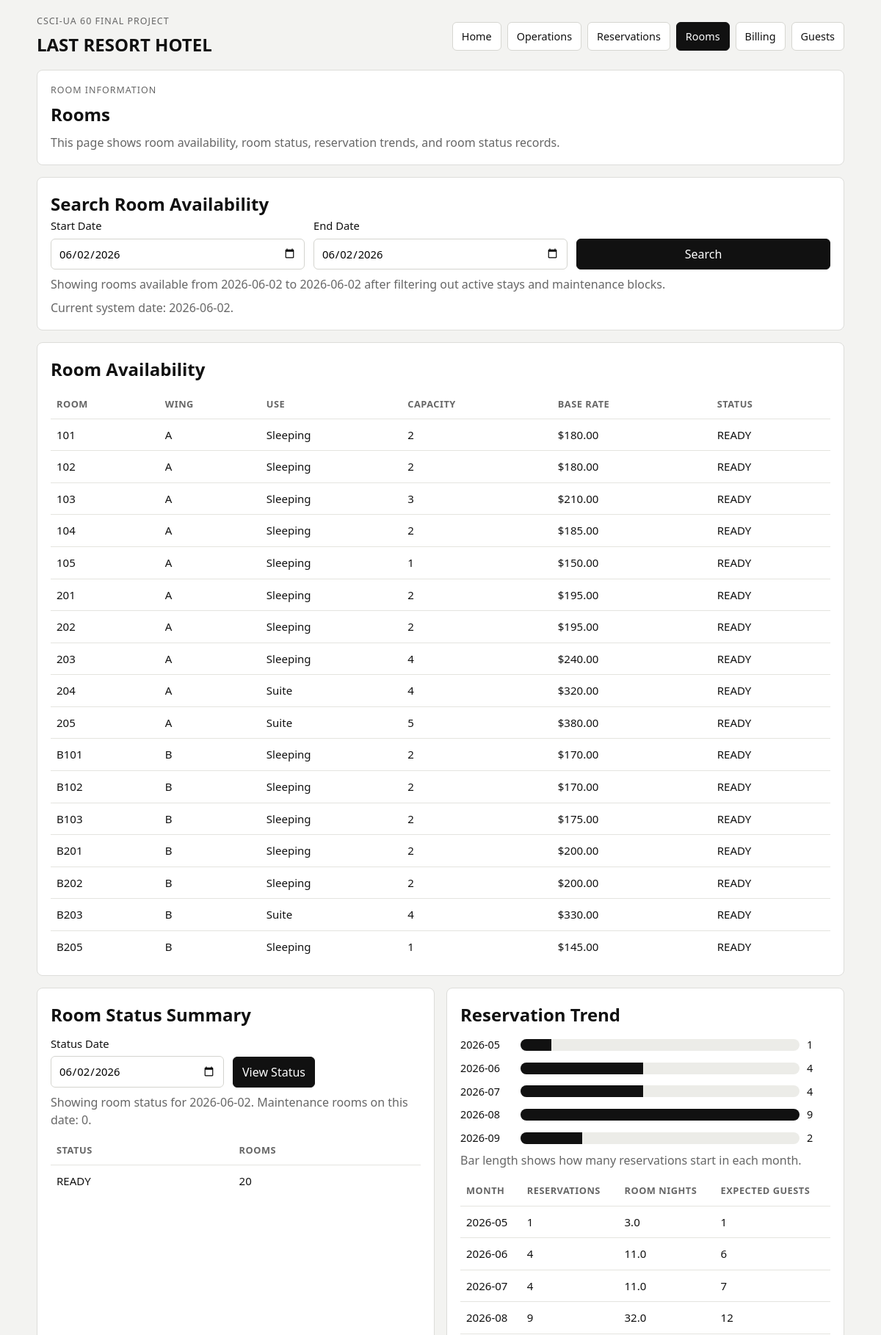
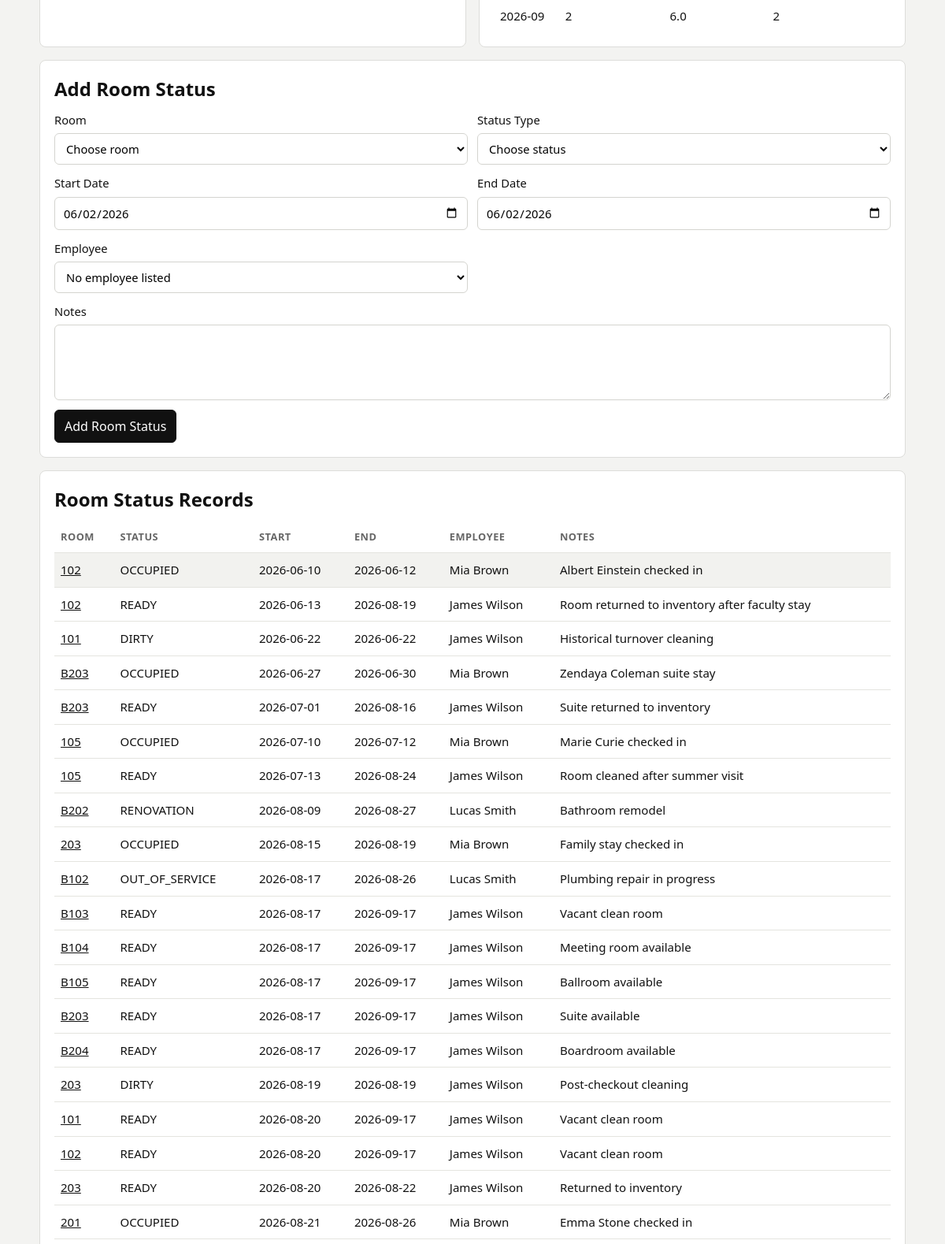
Screenshot of /rooms (upper part) with the database file from the repository (2 pictures, top to bottom).
### tables this page shows
CREATE TABLE room_capability (
    roomId INTEGER NOT NULL,
    capabilityTypeId INTEGER NOT NULL,
    capacity INTEGER NOT NULL CHECK (capacity > 0),
    baseRate DECIMAL(10, 2) NOT NULL CHECK (baseRate >= 0),
    isAssignable INTEGER NOT NULL DEFAULT 1 CHECK (isAssignable IN (0, 1)),
    PRIMARY KEY (roomId, capabilityTypeId),
    FOREIGN KEY (roomId) REFERENCES room(roomId),
    FOREIGN KEY (capabilityTypeId) REFERENCES capability_type(capabilityTypeId)
);

CREATE TABLE room (
    roomId INTEGER PRIMARY KEY,
    levelId INTEGER NOT NULL,
    roomNum TEXT NOT NULL,
    isSmokingOverride INTEGER DEFAULT NULL CHECK (isSmokingOverride IN (0, 1)),
    FOREIGN KEY (levelId) REFERENCES level(levelId),
    UNIQUE (levelId, roomNum)
);

CREATE TABLE wing (
    wingId INTEGER PRIMARY KEY,
    buildingId INTEGER NOT NULL,
    wingCode TEXT NOT NULL,
    wingOrder INTEGER NOT NULL,
    nearIndoorPool INTEGER NOT NULL DEFAULT 0 CHECK (nearIndoorPool IN (0, 1)),
    nearOutdoorPool INTEGER NOT NULL DEFAULT 0 CHECK (nearOutdoorPool IN (0, 1)),
    nearParking INTEGER NOT NULL DEFAULT 0 CHECK (nearParking IN (0, 1)),
    handicapAccess INTEGER NOT NULL DEFAULT 0 CHECK (handicapAccess IN (0, 1)),
    FOREIGN KEY (buildingId) REFERENCES building(buildingId),
    UNIQUE (buildingId, wingCode),
    UNIQUE (buildingId, wingOrder)
);

CREATE TABLE room_status (
    statusId INTEGER PRIMARY KEY,
    roomId INTEGER NOT NULL,
        statusType TEXT NOT NULL CHECK (
            statusType IN (
            'OCCUPIED',
            'DIRTY',
            'READY',
            'RENOVATION',
            'RECONSTRUCTION',
            'OUT_OF_SERVICE'
        )
    ),
    startTime DATE NOT NULL,
    endTime DATE NOT NULL,
    employeeId INTEGER,
    notes TEXT,
    FOREIGN KEY (roomId) REFERENCES room(roomId),
    CHECK (endTime >= startTime)
);

### app.py (the view)
@app.route("/rooms", methods=["GET"])
def rooms_page():
    current_date = get_current_date()
    requested_status_id = request.args.get("statusId", type=int)
    page_message, page_message_type = get_page_notice()
    start_date = request.args.get("start", current_date).strip() or current_date
    end_date = request.args.get("end", current_date).strip() or current_date
    status_value = request.args.get("status")
    status_date = status_value.strip() if status_value else current_date
    if not status_date:
        status_date = current_date
    if start_date > end_date:
        start_date, end_date = end_date, start_date
    conn = get_db_connection()
    available_rooms, room_status_summary, reservation_trends, maintenance_count = load_room_page_data(
        conn,
        start_date,
        end_date,
        status_date,
    )
    room_status_records = load_room_status_records(conn)
    room_options = load_room_options(conn)
    employee_options = load_employee_options(conn)
    conn.close()
    selected_status_id = choose_selected_id(room_status_records, requested_status_id, "statusId")
    selected_room_status = next(
        (row for row in room_status_records if row["statusId"] == selected_status_id),
        None,
    )
    return render_template(
        "rooms.html",
        availableRooms=available_rooms,
        roomStatusSummary=room_status_summary,
        reservationTrends=reservation_trends,
        roomStatusRecords=room_status_records,
        selectedRoomStatus=selected_room_status,
        selectedStatusId=selected_status_id,
        roomOptions=room_options,
        employeeOptions=employee_options,
        roomStatusTypes=ROOM_STATUS_TYPES,
        maintenanceCount=maintenance_count,
        startDate=start_date,
        endDate=end_date,
        statusDate=status_date,
        snapshotDate=current_date,
        currentDateInput=current_date,
        pageMessage=page_message,
        pageMessageType=page_message_type,
        pageTitle="Room Information",
    )

### app.py (called while the page is built)
def get_current_date():
    return date.today().isoformat()

def get_db_connection():
    conn = sqlite3.connect(DATABASE)
    conn.execute("PRAGMA foreign_keys = ON")
    conn.row_factory = sqlite3.Row
    return conn

def clean_text(value):
    if value is None:
        return ""
    return value.strip()

def format_date_input(value):
    if not value:
        return ""
    return value[:10]

def get_page_notice():
    return clean_text(request.args.get("message")), clean_text(request.args.get("messageType")) or "success"

def choose_selected_id(rows, requested_id, key_name):
    if not rows:
        return None
    valid_ids = {row[key_name] for row in rows}
    if requested_id in valid_ids:
        return requested_id
    return rows[0][key_name]

def format_person_name(first_name, last_name):
    if first_name and last_name:
        return f"{first_name} {last_name}"
    return None

def normalize_room_status(status_type):
    if status_type == "AVAILABLE":
        return "READY"
    return status_type

def load_room_status_date_range(conn):
    row = conn.execute(
        """
        SELECT
            MIN(startTime) AS firstStatusDate,
            MAX(endTime) AS lastStatusDate
        FROM room_status
        """
    ).fetchone()
    if row is None:
        return None, None
    return row["firstStatusDate"], row["lastStatusDate"]

def load_room_options(conn):
    room_rows = conn.execute(
        """
        SELECT roomId, roomNum
        FROM room
        ORDER BY roomNum
        """
    ).fetchall()
    room_options = []
    for row in room_rows:
        room_options.append(
            {
                "roomId": row["roomId"],
                "roomNum": row["roomNum"],
            }
        )
    return room_options

def load_employee_options(conn):
    employee_rows = conn.execute(
        """
        SELECT
            e.employeeId,
            p.firstName || ' ' || p.lastName AS employeeName,
            e.jobTitle
        FROM employee e
        JOIN person p ON p.personId = e.personId
        ORDER BY employeeName
        """
    ).fetchall()
    employee_options = []
    for row in employee_rows:
        employee_options.append(
            {
                "employeeId": row["employeeId"],
                "label": f"{row['employeeName']} ({row['jobTitle']})",
            }
        )
    return employee_options

### templates/rooms.html (shortened to what this page needs)
{% extends 'base.html' %}
{% block container %}
<section class="pageHeader">
  <p class="sectionTag">Room Information</p>
  <h1>Rooms</h1>
  <p>This page shows room availability, room status, reservation trends, and room status records.</p>
</section>
<section class="dataCard">
  <h3>Search Room Availability</h3>
  <form class="reservationForm availabilityForm" method="GET" action="{{ url_for('rooms_page') }}">
    <label>
      Start Date
      <input type="date" name="start" value="{{ startDate }}">
    </label>
    <label>
      End Date
      <input type="date" name="end" value="{{ endDate }}">
    </label>
    <button type="submit">Search</button>
  </form>
  <p class="searchNote">Showing rooms available from {{ startDate }} to {{ endDate }} after filtering out active stays and maintenance blocks.</p>
  <p class="searchNote">Current system date: {{ snapshotDate }}.</p>
</section>
<section class="dataCard">
  <h3>Room Availability</h3>
  <table class="minimalTable">
    <thead>
      <tr>
        <th>Room</th>
        <th>Wing</th>
        <th>Use</th>
        <th>Capacity</th>
        <th>Base Rate</th>
        <th>Status</th>
      </tr>
    </thead>
    <tbody>
      {% for room in availableRooms %}
        <tr>
          <td>{{ room.roomNum }}</td>
          <td>{{ room.wingCode }}</td>
          <td>{{ room.roomUse }}</td>
          <td>{{ room.capacity }}</td>
          <td>${{ '%.2f'|format(room.baseRate) }}</td>
          <td>{{ room.currentStatus }}</td>
        </tr>
      {% else %}
        <tr>
          <td colspan="6">No rooms are available in the selected date range.</td>
        </tr>
      {% endfor %}
    </tbody>
  </table>
</section>
<div class="dashboardGrid">
  <section class="dataCard">
    <h3>Room Status Summary</h3>
    <form class="searchForm statusForm" method="GET" action="{{ url_for('rooms_page') }}">
      <label>
        Status Date
        <input type="date" name="status" value="{{ statusDate }}">
      </label>
      <button type="submit">View Status</button>
    </form>
    <p class="searchNote">Showing room status for {{ statusDate }}. Maintenance rooms on this date: {{ maintenanceCount }}.</p>
    <table class="minimalTable">
      <thead>
        <tr>
          <th>Status</th>
          <th>Rooms</th>
        </tr>
      </thead>
      <tbody>
        {% for row in roomStatusSummary %}
          <tr>
            <td>{{ row.statusType }}</td>
            <td>{{ row.roomCount }}</td>
          </tr>
        {% else %}
          <tr>
            <td colspan="2">No room status information is available.</td>
          </tr>
        {% endfor %}
      </tbody>
    </table>
  </section>
  <section class="dataCard">
    <h3>Reservation Trend</h3>
    <div class="trendChart">
      {% for row in reservationTrends %}
        <div class="trendRow">
          <span class="trendMonth">{{ row.stayMonth }}</span>
          <div class="trendBar">
            <div class="trendBarFill" style="width: {{ row.barWidth }}%;"></div>
          </div>
          <span class="trendValue">{{ row.reservationCount }}</span>
        </div>
      {% else %}
        <p class="searchNote">No reservation trend data is available.</p>
      {% endfor %}
    </div>
    <p class="searchNote">Bar length shows how many reservations start in each month.</p>
    <table class="minimalTable">
      <thead>
        <tr>
          <th>Month</th>
          <th>Reservations</th>
          <th>Room Nights</th>
          <th>Expected Guests</th>
        </tr>
      </thead>
      <tbody>
        {% for row in reservationTrends %}
          <tr>
            <td>{{ row.stayMonth }}</td>
            <td>{{ row.reservationCount }}</td>
            <td>{{ row.roomNights }}</td>
            <td>{{ row.expectedGuests }}</td>
          </tr>
        {% else %}
          <tr>
            <td colspan="4">No reservation trend data is available.</td>
          </tr>
        {% endfor %}
      </tbody>
    </table>
  </section>
</div>
<section class="dataCard">
  <h3>Add Room Status</h3>
  <form class="crudForm" method="POST" action="{{ url_for('create_room_status') }}">
    <div class="formGrid">
      <label>
        Room
        <select name="roomId" required>
          <option value="">Choose room</option>
        </select>
      </label>
      <label>
        Status Type
        <select name="statusType" required>
          <option value="">Choose status</option>
        </select>
      </label>
      <label>
        Start Date
        <input type="date" name="startTime" value="{{ currentDateInput }}" required>
      </label>
      <label>
        End Date
        <input type="date" name="endTime" value="{{ currentDateInput }}" required>
      </label>
      <label>
        Employee
        <select name="employeeId">
          <option value="">No employee listed</option>
        </select>
      </label>
      <label class="fullWidth">
        Notes
        <textarea name="notes" rows="3"></textarea>
      </label>
    </div>
    <div class="buttonRow">
      <button type="submit">Add Room Status</button>
    </div>
  </form>
</section>
<section class="dataCard">
  <h3>Room Status Records</h3>
  <table class="minimalTable">
    <thead>
      <tr>
        <th>Room</th>
        <th>Status</th>
        <th>Start</th>
        <th>End</th>
        <th>Employee</th>
        <th>Notes</th>
      </tr>
    </thead>
    <tbody>
      {% for row in roomStatusRecords %}
        <tr class="{% if row.statusId == selectedStatusId %}selectedRow{% endif %}">
          <td>
            <a href="{{ url_for('rooms_page', start=startDate, end=endDate, status=statusDate, statusId=row.statusId) }}">
              {{ row.roomNum }}
            </a>
          </td>
          <td>{{ row.statusType }}</td>
          <td>{{ row.startTime }}</td>
          <td>{{ row.endTime }}</td>
          <td>{{ row.employeeName }}</td>
          <td>{{ row.notes or 'No notes' }}</td>
        </tr>
      {% else %}
        <tr>
          <td colspan="6">No room status records are available.</td>
        </tr>
      {% endfor %}
    </tbody>
  </table>
</section>
{% endblock %}

### static/css/main.css (style rules this page uses)
*, *::before, *::after { box-sizing: border-box; }
body { margin: 0; background: #f3f3f1; color: #111111; font-family: "Segoe UI", Arial, sans-serif; line-height: 1.5; }
a { color: inherit; text-decoration: none; }
button, input, select, textarea { font: inherit; }
.eyebrow, .sectionTag { margin: 0; color: #666666; font-size: 0.78rem; text-transform: uppercase; letter-spacing: 0.08em; }
.pageHeader, .photoPanel, .summaryPanel, .dataCard, .guestInfoCard, .billPanel, .sectionBlock { background: #ffffff; border: 1px solid #ddddda; border-radius: 8px; padding: 18px; }
.pageHeader h1, .summaryPanel h2, .dataCard h3, .guestInfoCard h2, .billPanel h2 { margin: 6px 0 0; font-size: 1.5rem; }
.pageHeader p:last-child, .searchNote, .tableNote, .billMeta, .infoList dt, .minimalTable th { color: #666666; }
.pageHeader p:last-child, .searchNote, .tableNote { margin: 8px 0 0; }
.summaryPanel h2, .dataCard h3, .guestInfoCard h2 { margin-top: 0; }
.summaryList, .dashboardGrid, .billingTopLayout, .billingBottomLayout { display: grid; gap: 16px; }
.dashboardGrid, .billingBottomLayout { grid-template-columns: repeat(2, minmax(0, 1fr)); }
.reservationForm, .searchForm { display: grid; gap: 12px; align-items: end; }
.reservationForm { grid-template-columns: repeat(4, minmax(0, 1fr)); }
.availabilityForm { grid-template-columns: repeat(3, minmax(0, 1fr)); }
.searchForm { grid-template-columns: minmax(0, 1fr) auto; }
.statusForm { max-width: 360px; margin-top: 10px; }
.reservationForm label, .searchForm label, .crudForm label { display: flex; flex-direction: column; gap: 6px; font-size: 0.92rem; }
.reservationForm input, .reservationForm select, .reservationForm textarea, .searchForm input, .searchForm select, .crudForm input, .crudForm select, .crudForm textarea { min-height: 40px; padding: 8px 10px; border: 1px solid #d4d4cf; border-radius: 6px; background: #ffffff; }
.crudForm textarea { min-height: 96px; resize: vertical; }
.reservationForm button, .searchForm button, .crudForm button, .inlineForm button { min-height: 40px; padding: 8px 12px; border: 1px solid #111111; border-radius: 6px; background: #111111; color: #ffffff; cursor: pointer; }
.dataCard, .guestInfoCard, .billPanel { overflow-x: auto; }
.crudForm { display: grid; gap: 12px; margin-top: 10px; }
.formGrid { display: grid; grid-template-columns: repeat(2, minmax(0, 1fr)); gap: 12px; align-items: start; }
.fullWidth { grid-column: 1 / -1; }
.buttonRow { display: flex; gap: 10px; flex-wrap: wrap; align-items: center; }
.minimalTable { width: 100%; border-collapse: collapse; min-width: 480px; margin-top: 10px; }
.minimalTable th, .minimalTable td { padding: 10px 8px; border-bottom: 1px solid #e4e4df; text-align: left; vertical-align: top; font-size: 0.94rem; }
.minimalTable th { font-size: 0.8rem; font-weight: 600; text-transform: uppercase; letter-spacing: 0.04em; }
.minimalTable tbody tr:last-child td { border-bottom: none; }
.minimalTable a { text-decoration: underline; }
.selectedRow { background: #f2f2ef; }
.trendChart { display: grid; gap: 10px; margin-top: 12px; }
.trendRow { display: grid; grid-template-columns: 72px minmax(0, 1fr) 32px; gap: 10px; align-items: center; }
.trendMonth, .trendValue { font-size: 0.9rem; }
.trendBar { height: 16px; border-radius: 999px; background: #ecece8; overflow: hidden; }
.trendBarFill { height: 100%; background: #111111; }

### rows the page displays
room_capability: roomNum "101", wingCode "A", roomUse "Sleeping", capacity "2", baseRate "180.00", currentStatus "READY"
room_capability: roomNum "102", wingCode "A", roomUse "Sleeping", capacity "2", baseRate "180.00", currentStatus "READY"
room_capability: roomNum "103", wingCode "A", roomUse "Sleeping", capacity "3", baseRate "210.00", currentStatus "READY"
room_capability: roomNum "104", wingCode "A", roomUse "Sleeping", capacity "2", baseRate "185.00", currentStatus "READY"
room_capability: roomNum "105", wingCode "A", roomUse "Sleeping", capacity "1", baseRate "150.00", currentStatus "READY"
room_capability: roomNum "201", wingCode "A", roomUse "Sleeping", capacity "2", baseRate "195.00", currentStatus "READY"
room_capability: roomNum "202", wingCode "A", roomUse "Sleeping", capacity "2", baseRate "195.00", currentStatus "READY"
room_capability: roomNum "203", wingCode "A", roomUse "Sleeping", capacity "4", baseRate "240.00", currentStatus "READY"
room_capability: roomNum "204", wingCode "A", roomUse "Suite", capacity "4", baseRate "320.00", currentStatus "READY"
room_capability: roomNum "205", wingCode "A", roomUse "Suite", capacity "5", baseRate "380.00", currentStatus "READY"
room_capability: roomNum "B101", wingCode "B", roomUse "Sleeping", capacity "2", baseRate "170.00", currentStatus "READY"
room_capability: roomNum "B102", wingCode "B", roomUse "Sleeping", capacity "2", baseRate "170.00", currentStatus "READY"
room_capability: roomNum "B103", wingCode "B", roomUse "Sleeping", capacity "2", baseRate "175.00", currentStatus "READY"
room_capability: roomNum "B201", wingCode "B", roomUse "Sleeping", capacity "2", baseRate "200.00", currentStatus "READY"
room_capability: roomNum "B202", wingCode "B", roomUse "Sleeping", capacity "2", baseRate "200.00", currentStatus "READY"
room_capability: roomNum "B203", wingCode "B", roomUse "Suite", capacity "4", baseRate "330.00", currentStatus "READY"
room_capability: roomNum "B205", wingCode "B", roomUse "Sleeping", capacity "1", baseRate "145.00", currentStatus "READY"
room_status: statusType "READY", roomCount "20"
room_status: roomNum "102", statusType "OCCUPIED", startTime "2026-06-10", endTime "2026-06-12", employeeName "Mia Brown", notes "Albert Einstein checked in"
room_status: roomNum "102", statusType "READY", startTime "2026-06-13", endTime "2026-08-19", employeeName "James Wilson", notes "Room returned to inventory after faculty stay"
room_status: roomNum "101", statusType "DIRTY", startTime "2026-06-22", endTime "2026-06-22", employeeName "James Wilson", notes "Historical turnover cleaning"
room_status: roomNum "B203", statusType "OCCUPIED", startTime "2026-06-27", endTime "2026-06-30", employeeName "Mia Brown", notes "Zendaya Coleman suite stay"
room_status: roomNum "B203", statusType "READY", startTime "2026-07-01", endTime "2026-08-16", employeeName "James Wilson", notes "Suite returned to inventory"
room_status: roomNum "105", statusType "OCCUPIED", startTime "2026-07-10", endTime "2026-07-12", employeeName "Mia Brown", notes "Marie Curie checked in"
room_status: roomNum "105", statusType "READY", startTime "2026-07-13", endTime "2026-08-24", employeeName "James Wilson", notes "Room cleaned after summer visit"
room_status: roomNum "B202", statusType "RENOVATION", startTime "2026-08-09", endTime "2026-08-27", employeeName "Lucas Smith", notes "Bathroom remodel"
room_status: roomNum "203", statusType "OCCUPIED", startTime "2026-08-15", endTime "2026-08-19", employeeName "Mia Brown", notes "Family stay checked in"
room_status: roomNum "B102", statusType "OUT_OF_SERVICE", startTime "2026-08-17", endTime "2026-08-26", employeeName "Lucas Smith", notes "Plumbing repair in progress"
room_status: roomNum "B103", statusType "READY", startTime "2026-08-17", endTime "2026-09-17", employeeName "James Wilson", notes "Vacant clean room"
room_status: roomNum "B104", statusType "READY", startTime "2026-08-17", endTime "2026-09-17", employeeName "James Wilson", notes "Meeting room available"
room_status: roomNum "B105", statusType "READY", startTime "2026-08-17", endTime "2026-09-17", employeeName "James Wilson", notes "Ballroom available"
room_status: roomNum "B203", statusType "READY", startTime "2026-08-17", endTime "2026-09-17", employeeName "James Wilson", notes "Suite available"
room_status: roomNum "B204", statusType "READY", startTime "2026-08-17", endTime "2026-09-17", employeeName "James Wilson", notes "Boardroom available"
room_status: roomNum "203", statusType "DIRTY", startTime "2026-08-19", endTime "2026-08-19", employeeName "James Wilson", notes "Post-checkout cleaning"
room_status: roomNum "101", statusType "READY", startTime "2026-08-20", endTime "2026-09-17", employeeName "James Wilson", notes "Vacant clean room"
room_status: roomNum "102", statusType "READY", startTime "2026-08-20", endTime "2026-09-17", employeeName "James Wilson", notes "Vacant clean room"
room_status: roomNum "203", statusType "READY", startTime "2026-08-20", endTime "2026-08-22", employeeName "James Wilson", notes "Returned to inventory"
room_status: roomNum "201", statusType "OCCUPIED", startTime "2026-08-21", endTime "2026-08-26", employeeName "Mia Brown", notes "Emma Stone checked in"

### other values shown
{{ startDate }} "2026-06-02"
{{ endDate }} "2026-06-02"
{{ snapshotDate }} "2026-06-02"
{{ statusDate }} "2026-06-02"
{{ maintenanceCount }} "0"
{{ row.stayMonth }} "2026-05" "2026-06" "2026-07" "2026-08" "2026-09"
{{ row.reservationCount }} "1" "4" "4" "9" "2"
{{ row.roomNights }} "3.0" "11.0" "11.0" "32.0" "6.0"
{{ row.expectedGuests }} "1" "6" "7" "12" "2"
